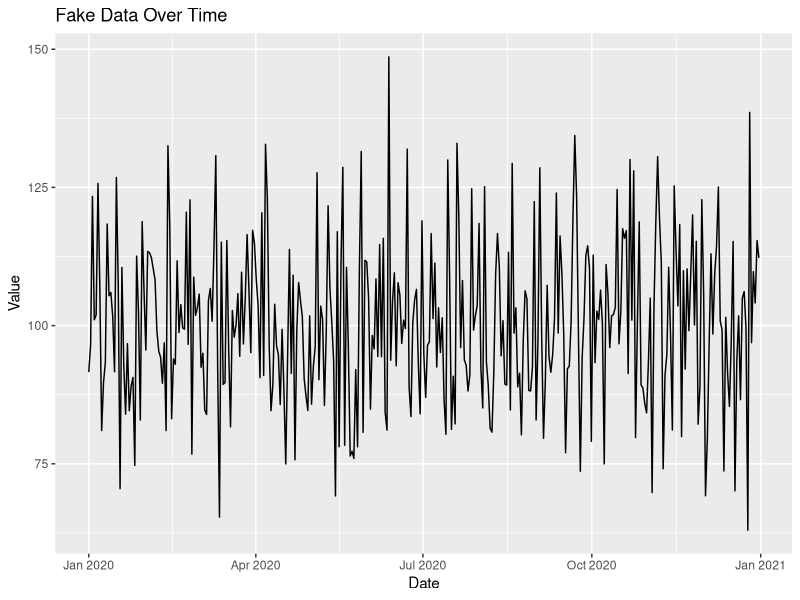
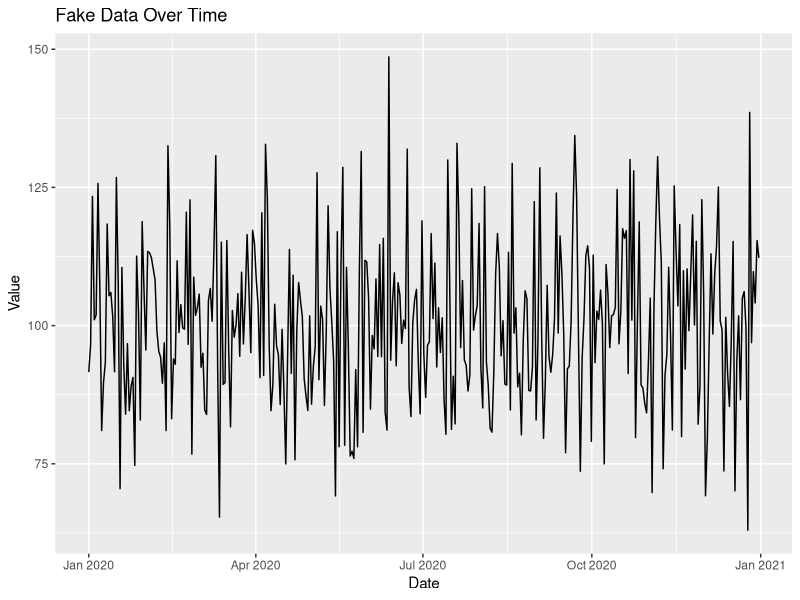
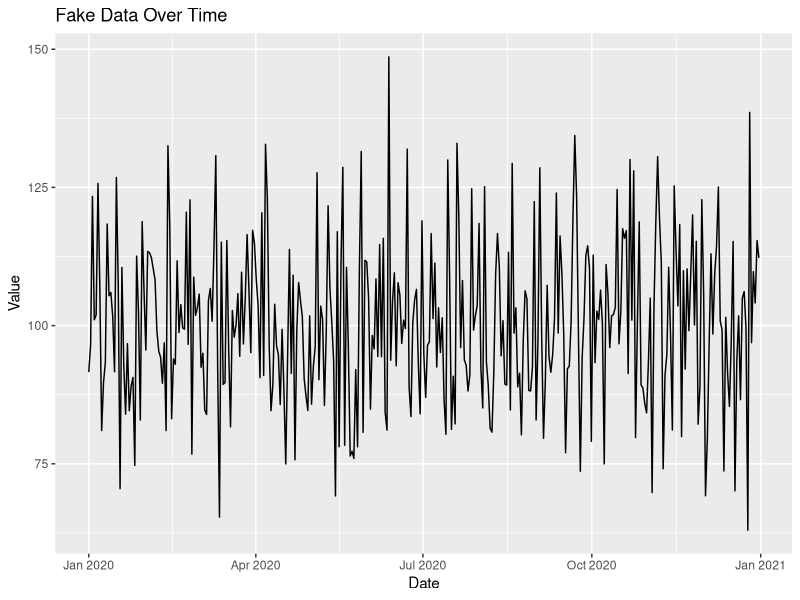

Generate these figures, in order, with R:
# Load required libraries
library(data.table)
library(zoo)

# Set the seed for reproducibility
set.seed(123)

# Generate fake data
fake_data <- data.table(
  date = seq(as.Date("2020-01-01"), as.Date("2020-12-31"), length.out = 365),
  value = rnorm(365, mean = 100, sd = 15)
)

# Transform data by adding new columns
fake_data[, month := format(date, "%m")]
fake_data[, month_name := month.abb[as.integer(month)]]
fake_data[, year := format(date, "%Y")]
fake_data[, day_of_week := weekdays(date)]

library(ggplot2)
ggplot(fake_data, aes(x = date, y = value)) + geom_line() + xlab("Date") + ylab("Value") + ggtitle("Fake Data Over Time")

print(ggplot(fake_data, aes(x = date, y = value)) + geom_line() + xlab("Date") + ylab("Value") + ggtitle("Fake Data Over Time"))

# Save plot to file
ggsave("fake_data_plot.png", plot = ggplot(fake_data, aes(x = date, y = value)) + geom_line() + xlab("Date") + ylab("Value") + ggtitle("Fake Data Over Time"), width = 8, height = 6)


# Save data to CSV file
write.csv(fake_data, "fake_data.csv", row.names = FALSE)

